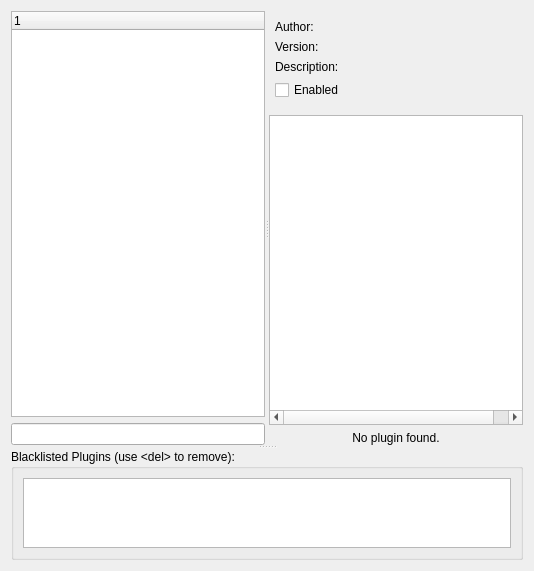
     <widget class="QWidget" name="pluginsTab">
      <attribute name="title">
       <string>Plugins</string>
      </attribute>
      <layout class="QVBoxLayout" name="verticalLayout_9">
       <item>
        <widget class="QSplitter" name="splitter">
         <property name="orientation">
          <enum>Qt::Orientation::Vertical</enum>
         </property>
         <widget class="QWidget" name="widget" native="true">
          <property name="sizePolicy">
           <sizepolicy hsizetype="Preferred" vsizetype="Preferred">
            <horstretch>0</horstretch>
            <verstretch>4</verstretch>
           </sizepolicy>
          </property>
          <layout class="QHBoxLayout" name="horizontalLayout_6">
           <property name="leftMargin">
            <number>0</number>
           </property>
           <property name="topMargin">
            <number>0</number>
           </property>
           <property name="rightMargin">
            <number>0</number>
           </property>
           <property name="bottomMargin">
            <number>0</number>
           </property>
           <item>
            <widget class="QSplitter" name="splitter_2">
             <property name="sizePolicy">
              <sizepolicy hsizetype="Expanding" vsizetype="Preferred">
               <horstretch>0</horstretch>
               <verstretch>0</verstretch>
              </sizepolicy>
             </property>
             <property name="orientation">
              <enum>Qt::Orientation::Horizontal</enum>
             </property>
             <widget class="QWidget" name="widget1" native="true">
              <layout class="QVBoxLayout" name="verticalLayout_15">
               <property name="leftMargin">
                <number>0</number>
               </property>
               <property name="topMargin">
                <number>0</number>
               </property>
               <property name="rightMargin">
                <number>0</number>
               </property>
               <property name="bottomMargin">
                <number>0</number>
               </property>
               <item>
                <widget class="QTreeWidget" name="pluginsList">
                 <column>
                  <property name="text">
                   <string notr="true">1</string>
                  </property>
                 </column>
                </widget>
               </item>
               <item>
                <layout class="QHBoxLayout" name="horizontalLayout_4">
                 <item>
                  <widget class="QLineEdit" name="pluginFilterEdit">
                   <property name="placeholderText">
                    <string/>
                   </property>
                  </widget>
                 </item>
                </layout>
               </item>
              </layout>
             </widget>
             <widget class="QWidget" name="pluginWidget" native="true">
              <layout class="QVBoxLayout" name="verticalLayout_7" stretch="0,1,0">
               <property name="leftMargin">
                <number>0</number>
               </property>
               <property name="topMargin">
                <number>0</number>
               </property>
               <property name="rightMargin">
                <number>0</number>
               </property>
               <property name="bottomMargin">
                <number>0</number>
               </property>
               <item>
                <widget class="QWidget" name="pluginDescription" native="true">
                 <layout class="QFormLayout" name="pluginDescriptionLayout">
                  <property name="labelAlignment">
                   <set>Qt::AlignmentFlag::AlignLeading|Qt::AlignmentFlag::AlignLeft|Qt::AlignmentFlag::AlignTop</set>
                  </property>
                  <property name="leftMargin">
                   <number>6</number>
                  </property>
                  <item row="0" column="0">
                   <widget class="QLabel" name="label_13">
                    <property name="text">
                     <string>Author:</string>
                    </property>
                    <property name="alignment">
                     <set>Qt::AlignmentFlag::AlignLeading|Qt::AlignmentFlag::AlignLeft|Qt::AlignmentFlag::AlignTop</set>
                    </property>
                   </widget>
                  </item>
                  <item row="0" column="1">
                   <widget class="QLabel" name="authorLabel">
                    <property name="text">
                     <string/>
                    </property>
                    <property name="alignment">
                     <set>Qt::AlignmentFlag::AlignLeading|Qt::AlignmentFlag::AlignLeft|Qt::AlignmentFlag::AlignTop</set>
                    </property>
                   </widget>
                  </item>
                  <item row="1" column="0">
                   <widget class="QLabel" name="label_15">
                    <property name="text">
                     <string>Version:</string>
                    </property>
                    <property name="alignment">
                     <set>Qt::AlignmentFlag::AlignLeading|Qt::AlignmentFlag::AlignLeft|Qt::AlignmentFlag::AlignTop</set>
                    </property>
                   </widget>
                  </item>
                  <item row="1" column="1">
                   <widget class="QLabel" name="versionLabel">
                    <property name="text">
                     <string/>
                    </property>
                    <property name="alignment">
                     <set>Qt::AlignmentFlag::AlignLeading|Qt::AlignmentFlag::AlignLeft|Qt::AlignmentFlag::AlignTop</set>
                    </property>
                   </widget>
                  </item>
                  <item row="2" column="0">
                   <widget class="QLabel" name="label_14">
                    <property name="text">
                     <string>Description:</string>
                    </property>
                    <property name="alignment">
                     <set>Qt::AlignmentFlag::AlignLeading|Qt::AlignmentFlag::AlignLeft|Qt::AlignmentFlag::AlignTop</set>
                    </property>
                   </widget>
                  </item>
                  <item row="2" column="1">
                   <widget class="QLabel" name="descriptionLabel">
                    <property name="text">
                     <string/>
                    </property>
                    <property name="alignment">
                     <set>Qt::AlignmentFlag::AlignLeading|Qt::AlignmentFlag::AlignLeft|Qt::AlignmentFlag::AlignTop</set>
                    </property>
                    <property name="wordWrap">
                     <bool>true</bool>
                    </property>
                   </widget>
                  </item>
                  <item row="3" column="0">
                   <widget class="QCheckBox" name="enabledCheckbox">
                    <property name="text">
                     <string>Enabled</string>
                    </property>
                   </widget>
                  </item>
                 </layout>
                </widget>
               </item>
               <item>
                <widget class="QTreeWidget" name="pluginSettingsList">
                 <property name="indentation">
                  <number>0</number>
                 </property>
                 <property name="rootIsDecorated">
                  <bool>false</bool>
                 </property>
                 <property name="itemsExpandable">
                  <bool>false</bool>
                 </property>
                 <property name="expandsOnDoubleClick">
                  <bool>false</bool>
                 </property>
                 <attribute name="headerVisible">
                  <bool>false</bool>
                 </attribute>
                 <attribute name="headerDefaultSectionSize">
                  <number>170</number>
                 </attribute>
                 <column>
                  <property name="text">
                   <string>Key</string>
                  </property>
                 </column>
                 <column>
                  <property name="text">
                   <string>Value</string>
                  </property>
                 </column>
                </widget>
               </item>
               <item>
                <widget class="QLabel" name="noPluginLabel">
                 <property name="text">
                  <string>No plugin found.</string>
                 </property>
                 <property name="alignment">
                  <set>Qt::AlignmentFlag::AlignCenter</set>
                 </property>
                </widget>
               </item>
              </layout>
             </widget>
            </widget>
           </item>
          </layout>
         </widget>
         <widget class="QGroupBox" name="verticalGroupBox">
          <property name="sizePolicy">
           <sizepolicy hsizetype="Preferred" vsizetype="Preferred">
            <horstretch>0</horstretch>
            <verstretch>1</verstretch>
           </sizepolicy>
          </property>
          <property name="title">
           <string>Blacklisted Plugins (use &lt;del&gt; to remove):</string>
          </property>
          <layout class="QVBoxLayout" name="verticalLayout_16">
           <item>
            <widget class="QListWidget" name="pluginBlacklist"/>
           </item>
          </layout>
         </widget>
        </widget>
       </item>
      </layout>
     </widget>
